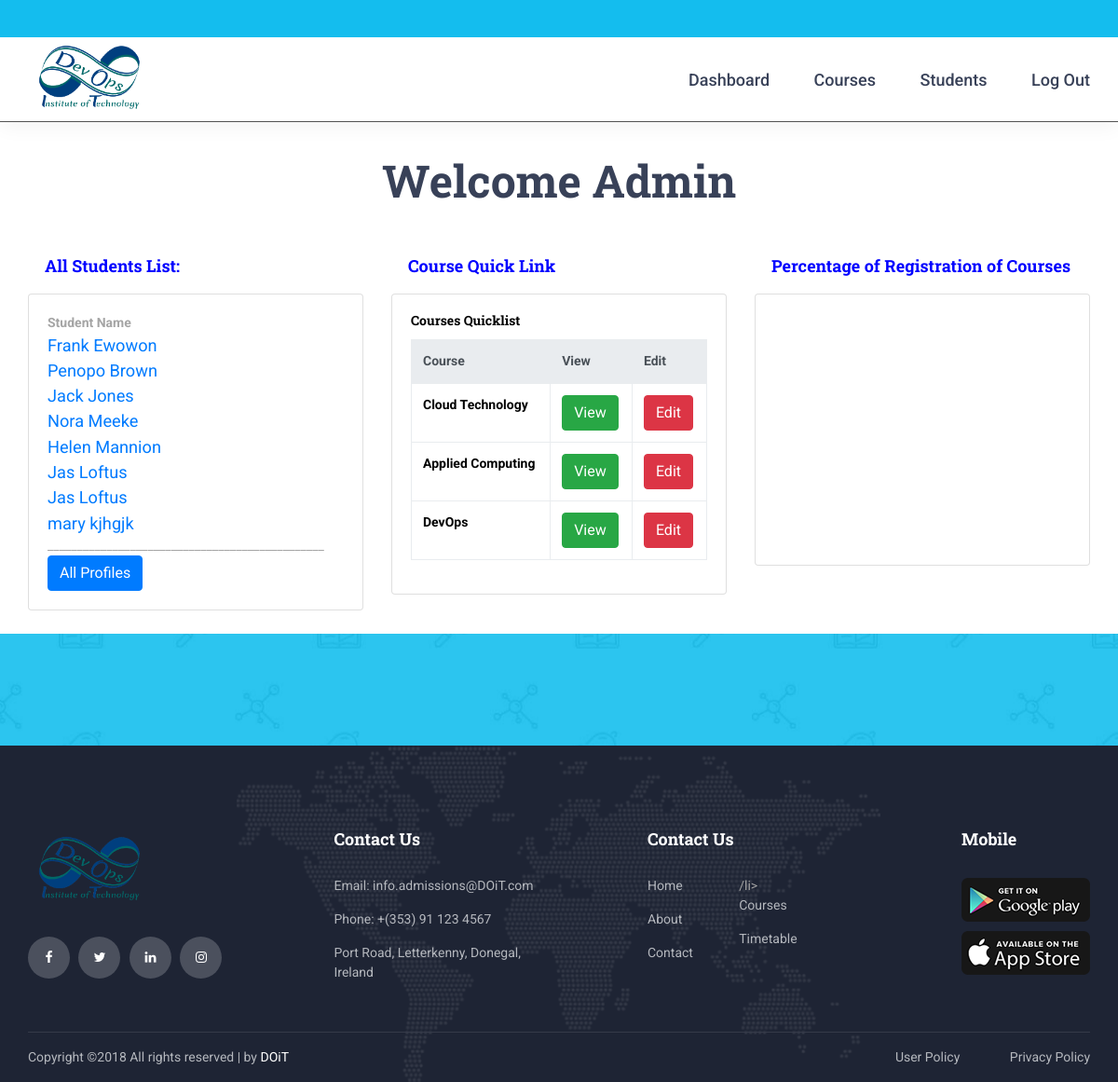
Page /admin_index.php on the committed database.
### tables this page shows
CREATE TABLE `student` (
  `ID` int(2) NOT NULL,
  `Fname` varchar(15) NOT NULL,
  `Lname` varchar(20) NOT NULL,
  `street` varchar(40) NOT NULL,
  `village` varchar(30) NOT NULL,
  `town` varchar(30) NOT NULL,
  `county` varchar(30) NOT NULL,
  `email` varchar(30) NOT NULL,
  `phone` int(15) NOT NULL,
  `dob` date NOT NULL,
  `pic` varchar(15) NOT NULL,
  `userID` varchar(10) NOT NULL
);

### display.php (the view)
<?php
include_once("config.php");
$sql = "SELECT * FROM student";
$result = $conn->query($sql);
if ($result->num_rows > 0) {
    echo '<table>';
    echo'<tr><th> Student Name</th></tr>';
    while($row = $result->fetch_assoc()) {
        $Fname = $row["Fname"];
        echo '<tr><td style = "font-size:130%"><a href="profiles.php?first='.$Fname.'">'.$Fname.'   '.$row["Lname"].'</a><br /></td></tr>';
    }
    echo '</table>';
}
else {
    echo "0 results";
}
include_once("menu.php");
?>

### rows in the picture
student: Fname "Frank", Lname "Ewowon"
student: Fname "Penopo", Lname "Brown"
student: Fname "Jack", Lname "Jones"
student: Fname "Nora", Lname "Meeke"
student: Fname "Helen", Lname "Mannion"
student: Fname "Jas", Lname "Loftus"
student: Fname "Jas", Lname "Loftus"
student: Fname "mary", Lname "kjhgjk"
